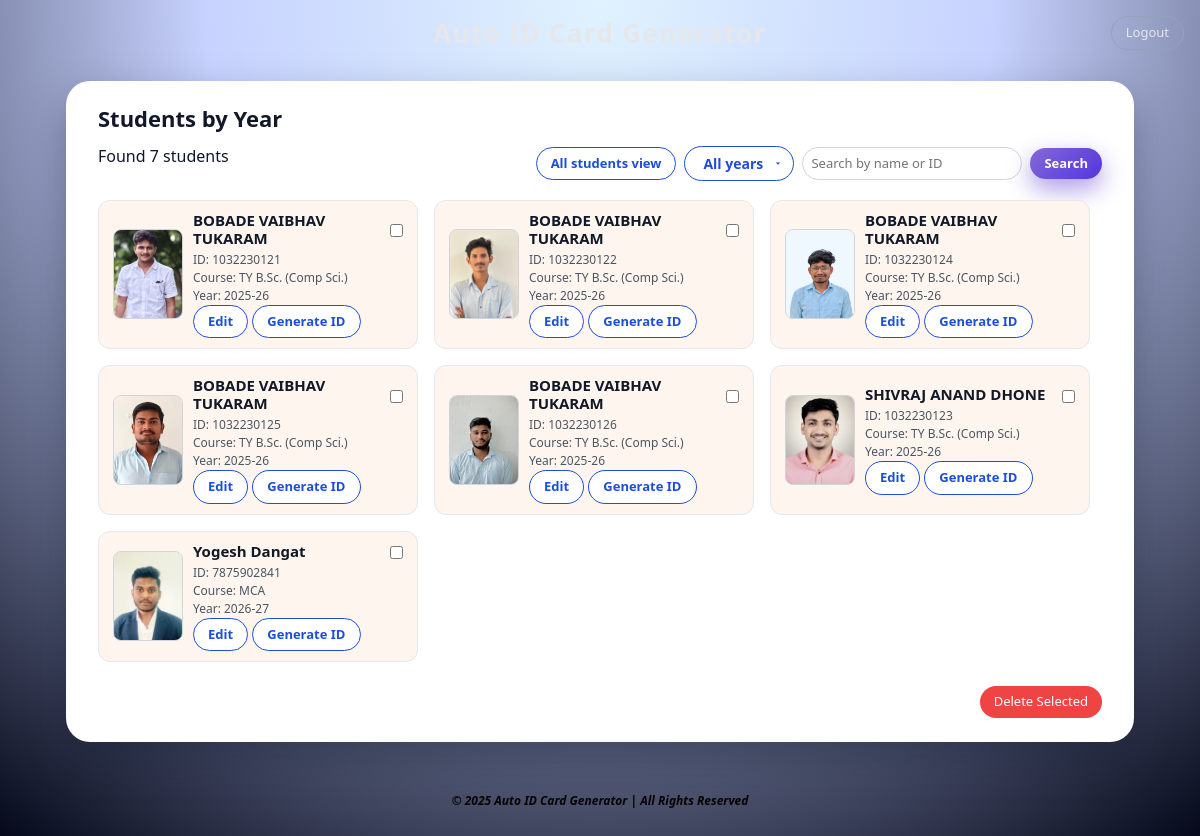
Screenshot of /students_by_year (signed in) with the database file from the repository.
### database.py (models this page shows)
class Student(db.Model):
    __tablename__ = "students"
    id = db.Column(db.Integer, primary_key=True)
    student_code = db.Column(db.String(50), unique=True, nullable=False)  # roll / id
    full_name = db.Column(db.String(150), nullable=False)
    class_name = db.Column(db.String(80))
    year_text = db.Column(db.String(30))
    dob = db.Column(db.String(20))
    contact_no = db.Column(db.String(20))
    blood_group = db.Column(db.String(5))
    address_line1 = db.Column(db.String(200))
    address_line2 = db.Column(db.String(200))
    address_line3 = db.Column(db.String(200))
    photo_path = db.Column(db.String(255))  # static/uploads/photos/...

### app.py (the view, shortened to what this page needs)
    @app.route("/students_by_year")
    @login_required
    def students_by_year():
        year = request.args.get("year")
        q = request.args.get("q", "").strip()
        query = Student.query
        if year:
            query = query.filter(Student.class_name.ilike(f"{year}%"))
        students = query.order_by(Student.full_name).all()
        return render_template(
            "students_by_year.html",
            students=students,
            selected_year=year,
            q=q,
        )

### app.py (called while the page is built)
def login_required(view_func):
    from functools import wraps
    @wraps(view_func)
    def wrapper(*args, **kwargs):
        if not session.get("is_admin"):
            return redirect(url_for("login"))
        return view_func(*args, **kwargs)
    return wrapper

### templates/students_by_year.html (shortened to what this page needs)
{% extends "base.html" %}
{% block content %}
<section class="panel panel-centered">
  <h2>Students by Year</h2>
  <div class="students-header-row">
    <p class="students-count">Found {{ students|length }} students</p>
    <form method="get"
          action="{{ url_for('students_by_year') }}"
          style="display:flex; gap:8px; align-items:center; flex-wrap:wrap;">
      <a href="{{ url_for('students_list') }}" class="btn-secondary btn-sm">
        All students view
      </a>
      <select name="year" class="year-select" onchange="this.form.submit()">
        <option value="">All years</option>
      </select>
      <input type="text"
             name="q"
             value="{{ q }}"
             placeholder="Search by name or ID"
             style="min-width:220px;">
      <button type="submit" class="btn-primary btn-sm">
        Search
      </button>
    </form>
  </div>
  <form method="post" action="{{ url_for('delete_selected_students') }}">
    <div class="preview-grid">
      {% for s in students %}
        <div class="preview-card">
          <div class="preview-photo">
            {% if s.photo_path %}
              <img src="{{ url_for('static',
                                   filename='uploads/photos/' + s.student_code + '.jpg') }}"
                   alt="Photo">
            {% else %}
              <div class="photo-placeholder">No Photo</div>
            {% endif %}
          </div>
          <div class="preview-info">
            <div style="display:flex; justify-content:space-between; align-items:center;">
              <h3>{{ s.full_name }}</h3>
              <input type="checkbox"
                     name="student_ids"
                     value="{{ s.id }}">
            </div>
            <p>ID: {{ s.student_code }}</p>
            <p>Course: {{ s.class_name }}</p>
            <p>Year: {{ s.year_text }}</p>
            <div class="preview-actions">
              <a href="{{ url_for('edit_student', student_id=s.id) }}"
                 class="btn-secondary btn-sm edit-btn">
                Edit
              </a>
              <a href="#"
                 class="btn-secondary btn-sm edit-btn"
                 data-bs-toggle="modal"
                 data-bs-target="#formatModal"
                 data-student-id="{{ s.id }}">
                Generate ID
              </a>
            </div>
          </div>
        </div>
      {% endfor %}
    </div>
    <div style="margin-top:16px; text-align:right;">
      <button type="submit"
              class="btn-danger btn-sm"
              onclick="return confirm('Are you sure you want to delete selected students?');">
        Delete Selected
      </button>
    </div>
  </form>
</section>
{% endblock %}

### templates/base.html (shortened to what this page needs)
<!DOCTYPE html>
<html lang="en">
<head>
  <link href="https://cdn.jsdelivr.net/npm/bootstrap@5.3.3/dist/css/bootstrap.min.css" rel="stylesheet">
  <link rel="stylesheet" href="{{ url_for('static', filename='css/styles.css') }}">
</head>
<body>
  <header class="site-header">
    <h1>Auto ID Card Generator</h1>
    {% if session.get('is_admin') %}
      <a href="{{ url_for('logout') }}" class="logout-link">Logout</a>
    {% endif %}
  </header>
  <main class="site-main">
    {% block content %}{% endblock %}
  </main>
  <footer class="site-footer">
    <p><strong><i><span style="color:hsl(0, 50%, 2%);">
      © 2025 Auto ID Card Generator | All Rights Reserved
    </span></i></strong></p>
  </footer>
</body>
</html>

### static/css/styles.css (style rules this page uses)
*, *::before, *::after { box-sizing: border-box; margin: 0; padding: 0; }
html, body { height: 100%; }
body { margin: 0; font-family: system-ui, -apple-system, BlinkMacSystemFont, "Inter", "Poppins", "Roboto", "Segoe UI", sans-serif; background: radial-gradient(circle at top, #e0f2fe 0, #c7d2fe 38%, #020617 100%); color: #0f172a; -webkit-font-smoothing: antialiased; }
.site-header { text-align: center; padding: 18px 0 8px; position: relative; color: #e5e7eb; }
.site-header h1 { margin: 0; font-size: 26px; font-weight: 600; letter-spacing: 0.05em; }
.logout-link { position: absolute; right: 16px; top: 16px; color: #e5e7eb; text-decoration: none; font-size: 13px; padding: 6px 14px; border-radius: 999px; border: 1px solid rgba(148, 163, 184, 0.9); backdrop-filter: blur(6px); transition: background 0.18s ease, color 0.18s ease, transform 0.1s ease; }
.site-main { max-width: 1100px; margin: 24px auto 40px; padding: 0 16px; }
.site-footer { text-align: center; padding: 10px 0 20px; font-size: 12px; color: #cbd5f5; }
.panel, .panel-centered { background: #ffffff; color: #0f172a; border-radius: 24px; padding: 24px 32px; box-shadow: 0 18px 40px rgba(15, 23, 42, 0.35); max-width: 1100px; width: 100%; margin: 24px auto 40px; box-sizing: border-box; }
.panel-centered { text-align: left; }
.panel h2, .panel-centered h2 { margin: 0 0 12px; font-size: 22px; font-weight: 700; color: #111827; }
.btn-primary, .btn-secondary { display: inline-flex; align-items: center; justify-content: center; padding: 10px 24px; border-radius: 999px; border: none; cursor: pointer; font-weight: 600; font-size: 14px; text-decoration: none; min-width: 160px; text-align: center; gap: 6px; transition: background 0.2s ease, color 0.2s ease, transform 0.1s ease, box-shadow 0.2s ease; box-sizing: border-box; }
.btn-primary { background: linear-gradient(135deg, #3a0dc29f, hsl(250, 71%, 54%)); color: #ffffff; box-shadow: 0 10px 24px rgba(67, 34, 199, 0.45); }
.btn-secondary { background: #ffffff; color: #1d4ed8; border: 1px solid #1d4ed8; }
.btn-danger { background: #ef4444; color: #ffffff; border-radius: 999px; border: none; padding: 8px 18px; font-size: 13px; cursor: pointer; transition: background 0.2s ease, transform 0.1s ease; }
.btn-sm { padding: 6px 14px; font-size: 13px; min-width: auto; }
.preview-grid { display: flex; flex-wrap: wrap; gap: 16px; margin: 16px 0 24px; }
.preview-card { flex: 1 1 260px; max-width: 320px; background: #f9fafb; border-radius: 12px; padding: 10px 14px; box-sizing: border-box; display: flex; gap: 10px; align-items: center; border: 1px solid #e5e7eb; }
.year-select { padding: 6px 18px; border-radius: 999px; border: 1px solid #1d4ed8; background: #ffffff; color: #1d4ed8; font-size: 14px; font-weight: 600; outline: none; cursor: pointer; appearance: none; -moz-appearance: none; -webkit-appearance: none; background-repeat: no-repeat; background-position: right 10px center; background-size: 10px 10px; padding-right: 30px; }
.panel-centered .preview-card { background: #fdf5ee; }
.preview-photo img, .preview-photo .photo-placeholder { width: 70px; height: 90px; border-radius: 8px; object-fit: cover; border: 1px solid #d1d5db; }
.preview-info { flex: 1; }
.preview-info h3 { margin: 0 0 4px; font-size: 15px; font-weight: 600; color: #111827; }
.preview-info p { margin: 0; font-size: 12px; color: #4b5563; }
.students-header-row { display: flex; flex-wrap: wrap; gap: 10px; justify-content: space-between; align-items: center; margin-bottom: 10px; }
.students-header-row form { display: flex; flex-wrap: wrap; gap: 8px; }
.students-header-row input[type="text"] { padding: 6px 8px; font-size: 13px; min-width: 180px; border-radius: 999px; border: 1px solid #d1d5db; }

### rows the page displays
Student: student_code (picture), full_name "BOBADE VAIBHAV TUKARAM", student_code "1032230121", class_name "TY B.Sc. (Comp Sci.)", year_text "2025-26"
Student: student_code (picture), full_name "BOBADE VAIBHAV TUKARAM", student_code "1032230122", class_name "TY B.Sc. (Comp Sci.)", year_text "2025-26"
Student: student_code (picture), full_name "BOBADE VAIBHAV TUKARAM", student_code "1032230124", class_name "TY B.Sc. (Comp Sci.)", year_text "2025-26"
Student: student_code (picture), full_name "BOBADE VAIBHAV TUKARAM", student_code "1032230125", class_name "TY B.Sc. (Comp Sci.)", year_text "2025-26"
Student: student_code (picture), full_name "BOBADE VAIBHAV TUKARAM", student_code "1032230126", class_name "TY B.Sc. (Comp Sci.)", year_text "2025-26"
Student: student_code (picture), full_name "SHIVRAJ ANAND DHONE", student_code "1032230123", class_name "TY B.Sc. (Comp Sci.)", year_text "2025-26"
Student: student_code (picture), full_name "Yogesh Dangat", student_code "7875902841", class_name "MCA", year_text "2026-27"

### other values shown
{{ students|length }} "7"
